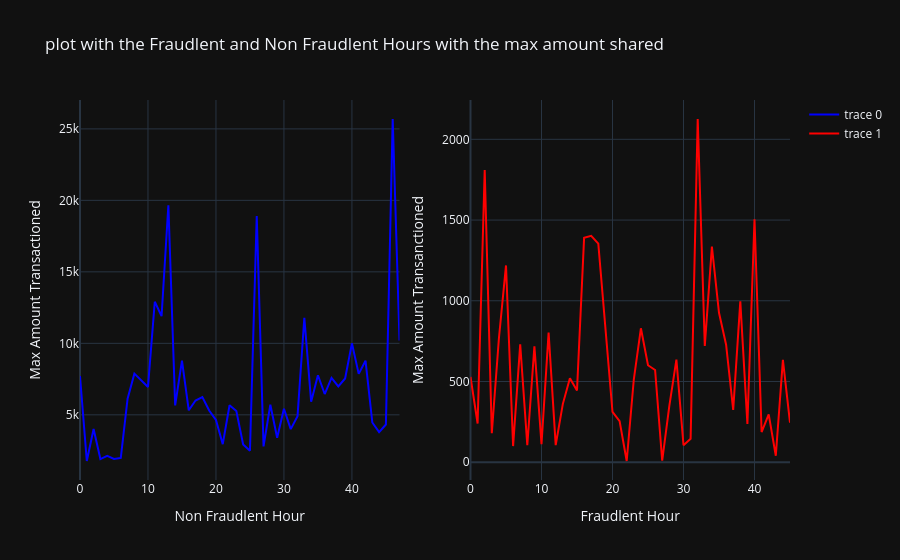

Here is the notebook cell this chart was saved with:
### Code cell
fig = make_subplots(rows = 1,cols = 2)
fig.add_trace(
    go.Scatter(x = temp[temp["Class"] == 0]["Hours"],
              y=temp[temp["Class"] == 0]["max"],
              mode = "lines",line = dict(color = "blue")),
    row = 1,col = 1
)
fig.add_trace(
    go.Scatter(x = temp[temp["Class"]==0]["Hours"],y= temp[temp["Class"]==1]["max"],
             mode = 'lines',line = dict(color = "red")),row = 1,col = 2)
fig.update_layout(template= "plotly_dark",title_text = "plot with the Fraudlent and Non Fraudlent Hours with the max amount shared",
                 xaxis1_title = "Non Fraudlent Hour",
                 yaxis1_title = "Max Amount Transactioned",
                 xaxis2_title = "Fraudlent Hour",
                 yaxis2_title = "Max Amount Transanctioned")
fig.show()

### Figure 1 — Plotly figure (JSON) as saved in the notebook; plotly's stock layout.template omitted (floating-point values rounded to 4 significant figures)
{"data": [{"line": {"color": "blue"}, "mode": "lines", "type": "scatter", "x": [0, 1, 2, 3, 4, 5, 6, 7, 8, 9, 10, 11, 12, 13, 14, 15, 16, 17, 18, 19, 20, 21, 22, 23, 24, 25, 26, 27, 28, 29, 30, 31, 32, 33, 34, 35, 36, 37, 38, 39, 40, 41, 42, 43, 44, 45, 46, 47], "xaxis": "x", "y": [7712.0, 1770.0, 4003.0, 1903.0, 2126.0, 1913.0, 1987.0, 6130.0, 7879.0, 7429.0, 6951.0, 12910.0, 11900.0, 19660.0, 5658.0, 8790.0, 5317.0, 6000, 6240.0, 5304.0, 4642.0, 2947.0, 5668.0, 5268.0, 2931.0, 2482.0, 18910, 2794.0, 5708.0, 3400, 5421.0, 4000, 4905, 11790.0, 5918, 7767.0, 6455.0, 7583.0, 6983.0, 7542.0, 10000, 7862.0, 8787, 4465.0, 3790.0, 4323.0, 25690.0, 10200.0], "yaxis": "y"}, {"line": {"color": "red"}, "mode": "lines", "type": "scatter", "x": [0, 1, 2, 3, 4, 5, 6, 7, 8, 9, 10, 11, 12, 13, 14, 15, 16, 17, 18, 19, 20, 21, 22, 23, 24, 25, 26, 27, 28, 29, 30, 31, 32, 33, 34, 35, 36, 37, 38, 39, 40, 41, 42, 43, 44, 45, 46, 47], "xaxis": "x2", "y": [529, 239.9, 1810.0, 179.7, 766.4, 1219.0, 99.99, 730.9, 104.8, 717.1, 111.7, 802.5, 106.0, 360, 519.9, 444.2, 1390.0, 1402.0, 1354.0, 824.8, 311.3, 254.8, 7.57, 512.2, 829.4, 600.7, 571.5, 9.82, 346.9, 635.1, 105.9, 144.6, 2126.0, 720.8, 1335, 925.3, 727.9, 324.6, 996.3, 237.3, 1505.0, 187.1, 296, 39.98, 634.3, 245], "yaxis": "y2"}], "layout": {"autosize": true, "title": {"text": "plot with the Fraudlent and Non Fraudlent Hours with the max amount shared"}, "xaxis": {"anchor": "y", "autorange": true, "domain": [0, 0.45], "range": [0, 47], "title": {"text": "Non Fraudlent Hour"}, "type": "linear"}, "xaxis2": {"anchor": "y2", "autorange": true, "domain": [0.55, 1], "range": [0, 45], "title": {"text": "Fraudlent Hour"}, "type": "linear"}, "yaxis": {"anchor": "x", "autorange": true, "domain": [0, 1], "range": [440.7, 27020.0], "title": {"text": "Max Amount Transactioned"}, "type": "linear"}, "yaxis2": {"anchor": "x2", "autorange": true, "domain": [0, 1], "range": [-110.1, 2244.0], "title": {"text": "Max Amount Transanctioned"}, "type": "linear"}}}
